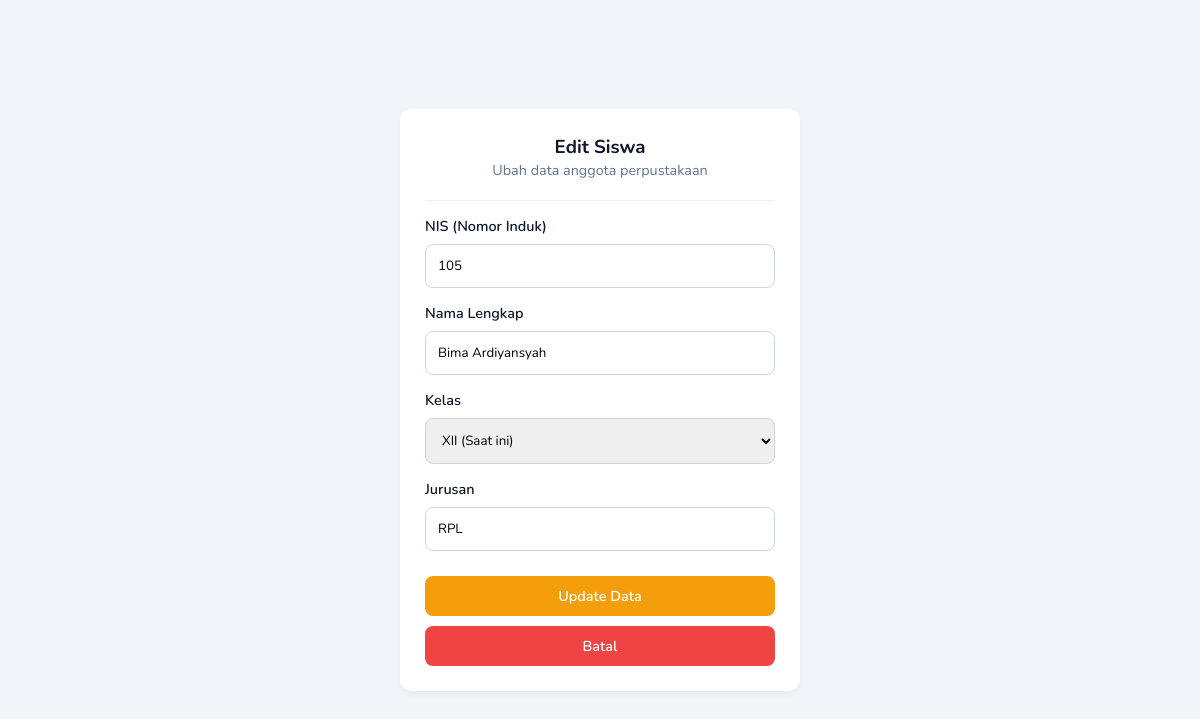
The app's page /edit_anggota.php?id=5 (signed in) with its own data.
### tables this page shows
CREATE TABLE `anggota` (
  `id_anggota` int(11) NOT NULL,
  `nis` varchar(20) NOT NULL,
  `nama_siswa` varchar(100) NOT NULL,
  `kelas` varchar(50) NOT NULL,
  `jurusan` varchar(50) NOT NULL
);

### edit_anggota.php (the view, shortened to what this page needs)
<?php
include 'koneksi.php';
$id = isset($_GET['id']) ? (int)$_GET['id'] : 0;
$stmt_get = mysqli_prepare($koneksi, "SELECT * FROM anggota WHERE id_anggota = ?");
mysqli_stmt_bind_param($stmt_get, "i", $id);
mysqli_stmt_execute($stmt_get);
$result = mysqli_stmt_get_result($stmt_get);
$d = mysqli_fetch_array($result);
?>
<!DOCTYPE html>
<html>
<head>
    <link rel="stylesheet" href="style.css">
</head>
<body style="background:var(--bg-light); display:flex; justify-content:center; align-items:center; height:100vh">
    <div class="card" style="width:400px">
        <div style="text-align:center; margin-bottom:20px;">
            <h3 style="color:var(--bg-dark)">Edit Siswa</h3>
            <p style="font-size:0.9rem; color:var(--text-grey)">Ubah data anggota perpustakaan</p>
        </div>
        <hr style="margin:15px 0; border:0; border-top:1px solid #eee">
        <form method="POST">
            <label>NIS (Nomor Induk)</label>
            <input type="number" name="nis" value="<?php echo htmlspecialchars($d['nis']); ?>" required>
            <label>Nama Lengkap</label>
            <input type="text" name="nama" value="<?php echo htmlspecialchars($d['nama_siswa']); ?>" required>
            <label>Kelas</label>
            <select name="kelas" required>
                <option value="<?php echo $d['kelas']; ?>"><?php echo $d['kelas']; ?> (Saat ini)</option>
            </select>
            <label>Jurusan</label>
            <input type="text" name="jurusan" value="<?php echo htmlspecialchars($d['jurusan']); ?>" required>
            <button name="update" class="btn btn-warning" style="width:100%; margin-bottom:10px; margin-top:10px;">Update Data</button>
            <a href="anggota.php" class="btn btn-danger" style="width:100%; text-align:center; display:block;">Batal</a>
        </form>
    </div>
</body>
</html>

### style.css (style rules this page uses)
:root { --primary: #080e2d; --secondary: #3f37c9; --bg-dark: #0f172a; --bg-light: #f1f5f9; --white: #ffffff; --text-grey: #64748b; --danger: #ef4444; --success: #10b981; --warning: #f59e0b; }
* { margin: 0; padding: 0; box-sizing: border-box; font-family: 'Nunito', sans-serif; }
body { background-color: var(--bg-light); display: flex; min-height: 100vh; }
.btn-warning { background: var(--warning); color: white; }
.card { background: var(--white); padding: 25px; border-radius: 12px; box-shadow: 0 4px 6px -1px rgba(0, 0, 0, 0.05); }
.btn { padding: 10px 20px; border-radius: 8px; border: none; cursor: pointer; font-weight: 600; text-decoration: none; display: inline-block; font-size: 0.9rem; transition: 0.2s; }
.btn-danger { background: var(--danger); color: white; }
input, select { width: 100%; padding: 12px; margin-bottom: 15px; border: 1px solid #cbd5e1; border-radius: 8px; outline: none; transition: 0.3s; }
label { display: block; margin-bottom: 8px; color: var(--bg-dark); font-weight: 600; font-size: 0.9rem; }

### records on screen
anggota: nis "105", nama "Bima Ardiyansyah", kelas "XII (Saat ini)", jurusan "RPL"
